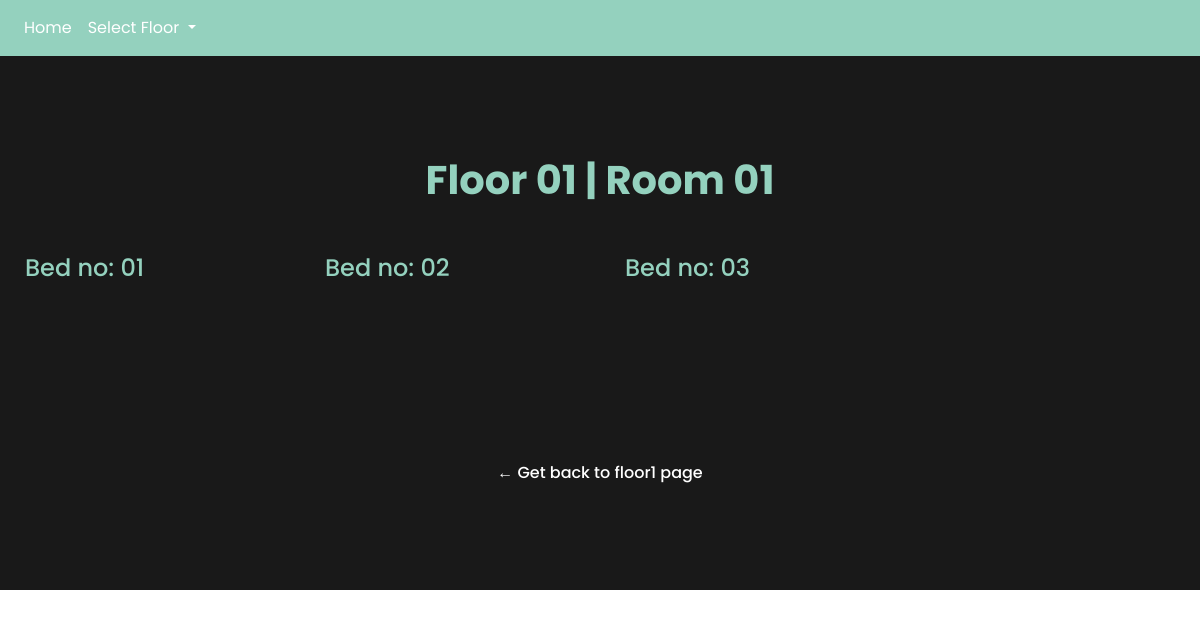
Page /floor/1/room/1/ on the committed database.
### main/models.py (models this page shows)
class patient(models.Model):
	floor = models.IntegerField(default=0)
	room = models.IntegerField(default=0)
	bed_no = models.IntegerField(default=0)
	percentage = models.IntegerField(default=0)

### main/views.py (the view)
# urls.py: path('floor/<int:floor_no>/room/<int:room_no>/',views.room,name='room'),
def room(request ,floor_no=1, room_no=1):
	return render(request=request,template_name="room.html",
				  context={"patients":patient.objects.all,
				  "floors":floors(),
				  "floor_no":floor_no,
				  "room_no":room_no})

### main/views.py (called while the page is built)
def floors():                         #for nav bar floors
	all_floors = []
	for p in patient.objects.all():
		all_floors.append(p.floor)
	return unique(all_floors)

### templates/room.html (shortened to what this page needs)
{% load staticfiles %}
{% include "header.html" %}
<body>
    {% include "navbar.html" %}
    <div class="section dark-grey-background"  >
        <h1 class="adv-sal-green text-center" style="margin-bottom:50px;">Floor 0{{floor_no}} | Room 0{{room_no}}</h1>
        <div class="container-1200px row landing-section">
            {% for i in patients %}
                {% if i.floor == floor_no and i.room == room_no %}
                    <div class="col-lg-3 col-12 text-center text-lg-left patient-column ">
                        <h4 class="adv-sal-green">Bed no: 0{{i.bed_no}}</h4>
                    </div>
                {% endif %}
            {% endfor %}
        </div>
        <a href="/floor/{{floor_no}}"><h6 class="white text-center">← Get back to floor{{floor_no}} page</h6></a>
    </div>
</body>

### static/css/layout.css (style rules this page uses)
.container-1200px { max-width:1200px; margin:0 auto; }
.section { padding-top:100px; padding-bottom:100px; position:relative; }

### static/css/text.css (style rules this page uses)
body,h1,h2,h3,h4,h5,h6 { font-family:Poppins; }
h1,h2, .bold-text { font-weight:700; }

### static/css/color.css (style rules this page uses)
.adv-sal-green, .adv-sal-green-hover:hover { color:#94D1BE; }
.white, .white-hover:hover { color:#fff; }
.dark-grey-background, .dark-grey-background-hover:hover { background-color:#191919; }

### templates/header.html (style rules this page uses)
.patient-column { padding-left:25px; padding-right:25px; margin-bottom:172px; }

### rows in the picture
patient: bed_no "1"
patient: bed_no "2"
patient: bed_no "3"

### other values in the picture
{{ floor_no }} "1"
{{ room_no }} "1"
